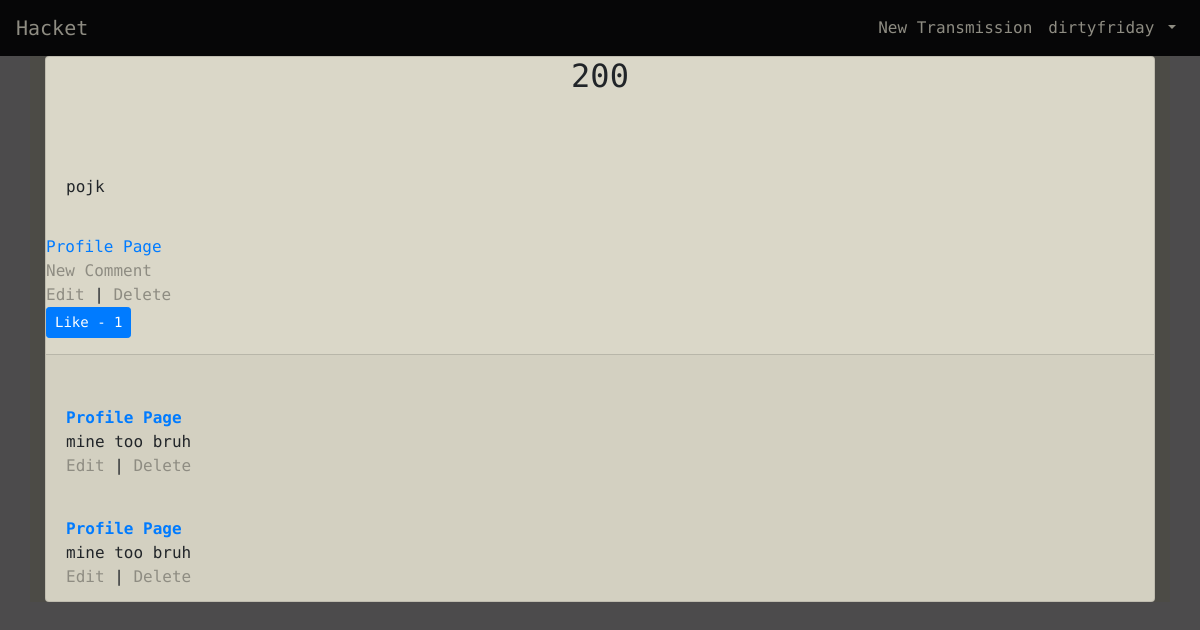
Page /Transmission/1/ (signed in) on the earlier database version.
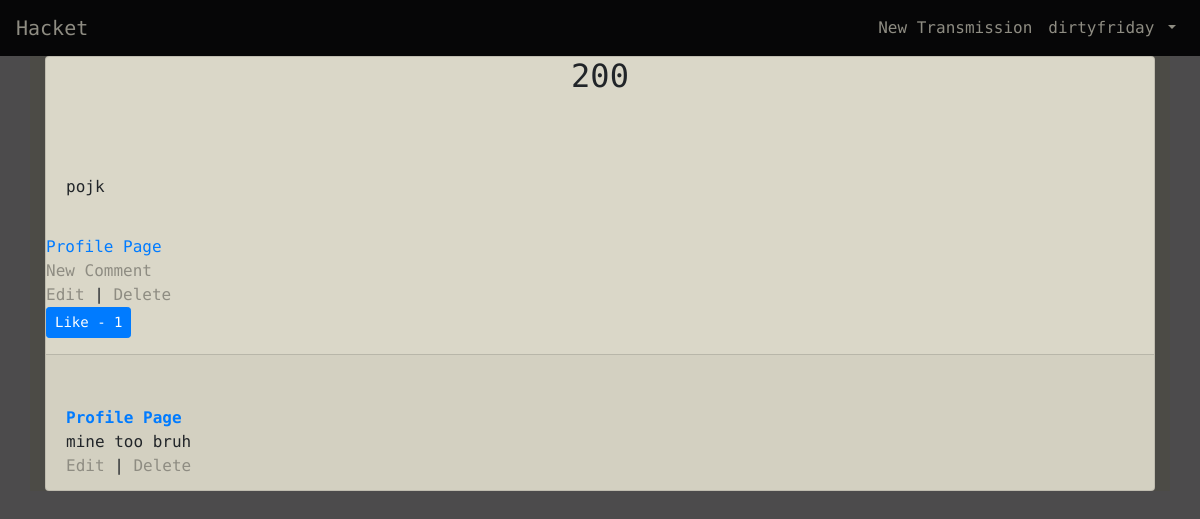
Same page on the later database version.
### transmissions/models.py (models this page shows, shortened)
class Comment(models.Model):
    transmission = models.ForeignKey(
        Transmission,
        on_delete=models.CASCADE,
        related_name='comments',
        )
    comment = models.CharField(max_length=140)
    author = UserForeignKey(
        auto_user_add=True,
        verbose_name="User is automatically assigned",
        related_name="joe",
    )
    def __str__(self):
        return self.comment

### transmissions/views.py (the view)
# urls.py: path('Transmission/<int:pk>/', TransmissionDetailView.as_view(), name='transmission_detail'),
class TransmissionDetailView(DetailView):
    model = Transmission
    template_name = 'transmission_detail.html'
    def get_context_data(self, *args, **kwargs):
        context = super(TransmissionDetailView, self).get_context_data(*args, **kwargs)
        stuff = get_object_or_404(Transmission, id=self.kwargs['pk'])
        total_likes = stuff.total_likes()
        context["total_likes"] = total_likes
        return context

### transmissions/models.py (called while the page is built)
    def total_likes(self):
        return self.likes.count()

### templates/transmission_detail.html (shortened to what this page needs)
{% extends 'base.html' %}
{% block content %}
    <div id="card-new" class="card">
        <div class="post-entry ">
            <h2 class="card-title text-center">{{ object.title }}</h2>
            <h3 class="card-body text-center">{{ object.author }}</h3>
            <p class="card-body text-left">{{ object.body }}</p>
        </div>
        <div id="oneline">
            <a href="{% url 'user_profile' object.author.id %}">Profile Page</a>
            {% if user.is_authenticated %}
                <div>
                    <a href="{% url 'comment_new' %}" style="color: #8e8c82;">New Comment</a>
                </div>
                <a href="{% url 'transmission_edit' object.pk %}" style="color: #8e8c82;">Edit</a> | <a href="{% url 'transmission_delete' object.pk %}" style="color: #8e8c82;">Delete</a>
                <br/>
                <form action="{% url 'like_transmission' transmission.pk %}" method="POST">
                    <button type="submit", name="transmission_id", value="{{ transmission.id }}", class="btn btn-primary btn-sm">Like - {{ total_likes }}</button>
                </form>
            {% endif %}
        </div>
        <div class="card-footer">
            {% for comment in transmission.comments.all %}
                <p style="padding-top: 15px; margin: 0;">
                <span class="font-weight-bold">
                    <a href="{% url 'user_profile' comment.author.id %}">Profile Page</a>
                </span>
                {{ comment }}
                <a href="{% url 'comment_edit' comment.pk %}"style="color: #8e8c82;">Edit</a> | <a href="{% url 'comment_delete' comment.pk %}" style="color: #8e8c82;">Delete</a>
            {% endfor %}
            </p>
        </div>
{% endblock content %}

Differences in the rows shown:
removed Comment: comment "mine too bruh"
